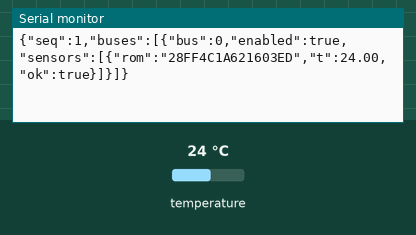
Recording of a sketch running on a simulated Arduino Uno, built with avr-gcc and run on an emulated ATmega328P. Shown: the last lines printed to the serial monitor. Inputs (shaded band) come from the test bench; at power-on: temperature 24 °C.

Above: at 3.6 s.
3.7 s: temperature set to 12 °C
At 5.2 s:
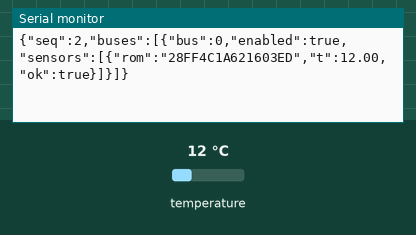
6.5 s: temperature set to 19 °C
At 7.9 s:
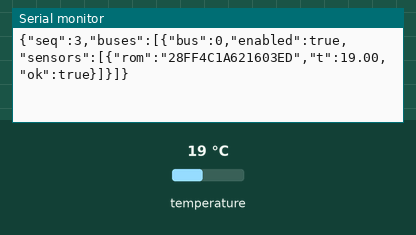
Timing chart, 0 to 9.5 s (numbered marks = the images above; inputs shaded):
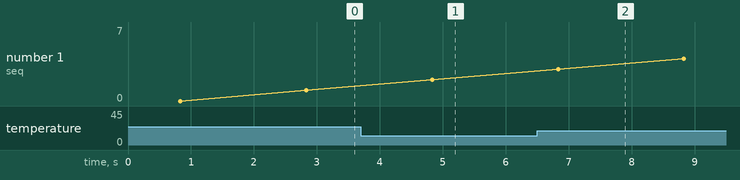

Measured:
- after the input at 3.7 s, the serial monitor: prints a new line after 1.1 s (image 1)
- after the input at 6.5 s, the serial monitor: prints a new line after 0.33 s (image 2)

The sketch:

wall_acquisition.ino
```cpp
// ThermalGuard Edge — per-wall acquisition node
// Classic Arduino Uno, one 1-Wire bus on D2 (all DS18B20 DATA lines,
// single 4.7k pull-up D2->5V; VDD->5V, GND->GND common rails).
// Streams one JSON frame per cycle over USB serial @115200 — consumed
// by frame_server.py on the acquisition host. No String buffering
// (2KB RAM discipline): fields print directly.

#include <OneWire.h>
#include <DallasTemperature.h>

#define BUS_PIN 2
#define MAX_SENSORS 100
#define CYCLE_MS 2000

OneWire wire(BUS_PIN);
DallasTemperature bus(&wire);
DeviceAddress addrs[MAX_SENSORS];
uint8_t nSensors = 0;
uint32_t seq = 0;

void printAddr(const DeviceAddress a) {
  for (uint8_t i = 0; i < 8; i++) {
    if (a[i] < 16) Serial.print('0');
    Serial.print(a[i], HEX);
  }
}

void setup() {
  Serial.begin(115200);
  bus.begin();
  nSensors = bus.getDeviceCount();
  if (nSensors > MAX_SENSORS) nSensors = MAX_SENSORS;
  for (uint8_t s = 0; s < nSensors; s++) bus.getAddress(addrs[s], s);
  bus.setResolution(12);
  bus.setWaitForConversion(false);

  Serial.print(F("{\"census\":"));
  Serial.print(nSensors);
  Serial.println(F("}"));
}

void loop() {
  uint32_t t0 = millis();
  bus.requestTemperatures();          // broadcast convert, all in parallel
  delay(800);                         // 12-bit worst case + margin

  Serial.print(F("{\"seq\":"));
  Serial.print(seq++);
  Serial.print(F(",\"buses\":[{\"bus\":0,\"enabled\":true,\"sensors\":["));
  for (uint8_t s = 0; s < nSensors; s++) {
    if (s) Serial.print(',');
    float t = bus.getTempC(addrs[s]);
    bool ok = (t > -55.0 && t < 125.0 && t != 85.0);
    Serial.print(F("{\"rom\":\""));
    printAddr(addrs[s]);
    Serial.print(F("\",\"t\":"));
    Serial.print(t, 2);
    Serial.print(F(",\"ok\":"));
    Serial.print(ok ? F("true") : F("false"));
    Serial.print('}');
  }
  Serial.println(F("]}]}"));

  uint32_t el = millis() - t0;
  if (el < CYCLE_MS) delay(CYCLE_MS - el);
}
```
